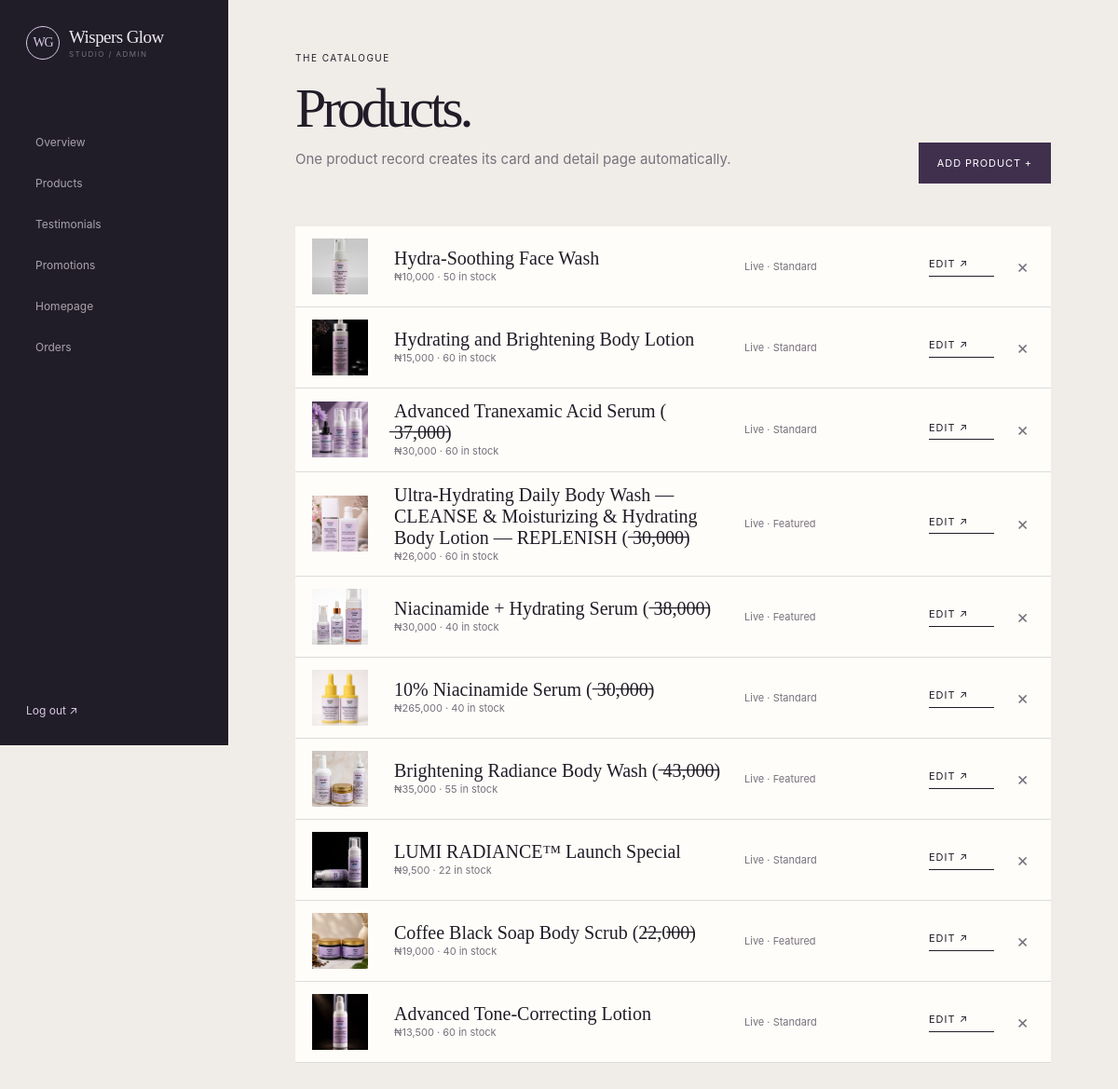
The app's page /admin/products (signed in) with its own data.
### app/models.py (models this page shows, shortened)
class Product(db.Model):
    id = db.Column(db.Integer, primary_key=True)
    slug = db.Column(db.String(180), unique=True, nullable=False)
    name = db.Column(db.String(160), nullable=False)
    price = db.Column(db.Numeric(12, 2), nullable=False, default=0)
    stock = db.Column(db.Integer, nullable=False, default=0)
    main_image = db.Column(db.String(255), nullable=False)
    before_image = db.Column(db.String(255))
    after_image = db.Column(db.String(255))
    short_description = db.Column(db.String(300), nullable=False)
    full_description = db.Column(db.Text, nullable=False)
    benefits = db.Column(db.Text, default="[]")
    how_to_use = db.Column(db.Text)
    featured = db.Column(db.Boolean, default=False)
    published = db.Column(db.Boolean, default=True)
    promotion_enabled = db.Column(db.Boolean, default=False)
    promotion_text = db.Column(db.String(255))
    free_gift = db.Column(db.String(160))
    created_at = db.Column(db.DateTime, default=datetime.utcnow)
    updated_at = db.Column(db.DateTime, default=datetime.utcnow, onupdate=datetime.utcnow)

### app/admin.py (the view, shortened to what this page needs)
@admin_bp.route("/products", methods=["GET", "POST"])
@admin_required
def products():
    return render_template("admin/products.html", products=Product.query.order_by(Product.created_at.desc()).all(), csrf_token=csrf_token())

### app/__init__.py (called while the page is built)
def _cart():
    from flask import session
    return {str(key): int(value) for key, value in session.get("cart", {}).items()}

### app/models.py (called while the page is built)
    def as_dict(self):
        return {
            "hero_title": self.hero_title,
            "hero_subtitle": self.hero_subtitle,
            "hero_eyebrow": self.hero_eyebrow,
            "hero_button": self.hero_button,
            "hero_image": self.hero_image,
            "delivery_enabled": self.delivery_enabled,
            "delivery_text": self.delivery_text,
            "before_title": self.before_title,
            "before_description": self.before_description,
            "before_image": self.before_image,
            "after_image": self.after_image,
            "about_title": self.about_title,
            "about_body": self.about_body,
            "whatsapp_number": self.whatsapp_number,
        }

### app/utils.py (called while the page is built)
def csrf_token():
    if "csrf_token" not in session:
        session["csrf_token"] = secrets.token_urlsafe(24)
    return session["csrf_token"]

def admin_required(view):
    @wraps(view)
    def wrapped(*args, **kwargs):
        if not session.get("admin_id"):
            return redirect(url_for("auth.login", next=request.path))
        return view(*args, **kwargs)
    return wrapped

### app/templates/admin/products.html
{% extends "admin/base.html" %}{% block title %}Products — Studio{% endblock %}{% block content %}<div class="admin-header"><div><span class="section-index">THE CATALOGUE</span><h1>Products.</h1><p>One product record creates its card and detail page automatically.</p></div><a class="button button-dark" href="{{ url_for('admin.product_new') }}">Add product +</a></div><div class="admin-table">{% for product in products %}<div class="admin-row"><img src="{{ url_for('static', filename=product.main_image) }}" alt=""><div><strong>{{ product.name }}</strong><small>{{ product.price|money }} · {{ product.stock }} in stock</small></div><span class="status">{{ 'Live' if product.published else 'Draft' }} · {{ 'Featured' if product.featured else 'Standard' }}</span><a class="text-link" href="{{ url_for('admin.product_edit', product_id=product.id) }}">Edit ↗</a><form method="post" action="{{ url_for('admin.product_delete', product_id=product.id) }}"><input type="hidden" name="csrf_token" value="{{ csrf_token }}"><button class="remove-button" onclick="return confirm('Remove this product?')">×</button></form></div>{% else %}<p>No products yet.</p>{% endfor %}</div>{% endblock %}

### app/templates/admin/base.html (shortened to what this page needs)
<!doctype html><html lang="en"><head><link rel="stylesheet" href="{{ url_for('static', filename='css/style.css') }}"></head><body class="admin-body"><aside class="admin-sidebar"><a class="brand admin-brand" href="{{ url_for('main.home') }}"><span class="brand-mark">WG</span><span><strong>Wispers Glow</strong><small>STUDIO / ADMIN</small></span></a><nav><a href="{{ url_for('admin.dashboard') }}">Overview</a><a href="{{ url_for('admin.products') }}">Products</a><a href="{{ url_for('admin.testimonials') }}">Testimonials</a><a href="{{ url_for('admin.promotions') }}">Promotions</a><a href="{{ url_for('admin.homepage') }}">Homepage</a><a href="{{ url_for('admin.orders') }}">Orders</a></nav><a class="logout-link" href="{{ url_for('auth.logout') }}">Log out ↗</a></aside><main class="admin-main">{% block content %}{% endblock %}</main></body></html>

### app/static/css/style.css (style rules this page uses)
:root { --ink:#201d28;--muted:#77717d;--paper:#f7f4ef;--white:#fffdf9;--lilac:#d8c8e8; --plum:#40304e;--line:rgba(32,29,40,.15);--acid:#b4d1bd;--serif:Georgia,"Times New Roman",serif; --sans:Inter,ui-sans-serif,system-ui,-apple-system,BlinkMacSystemFont,"Segoe UI",sans-serif; }
* { box-sizing:border-box }
html { scroll-behavior:smooth }
body { margin:0;color:var(--ink);background:var(--paper);font-family:var(--sans);font-size:15px;line-height:1.5 }
a { color:inherit;text-decoration:none }
button,input,textarea { font:inherit }
button { cursor:pointer }
img { display:block;max-width:100% }
.eyebrow,.section-index,.footer-label { font-size:10px;letter-spacing:.15em;text-transform:uppercase }
.brand { display:flex;align-items:center;gap:10px }
.brand-mark { width:36px;height:36px;border:1px solid var(--plum);border-radius:50%;display:grid;place-items:center;font:14px var(--serif);letter-spacing:-.08em }
.brand strong,.brand small { display:block }
.brand strong { font:19px var(--serif);letter-spacing:-.03em }
.brand small { font-size:8px;letter-spacing:.18em;margin-top:1px;color:var(--muted) }
.button { border:0;display:inline-flex;gap:18px;align-items:center;justify-content:center;padding:14px 20px;font-size:11px;letter-spacing:.08em;text-transform:uppercase;transition:transform .2s,background .2s }
.button-dark { background:var(--plum);color:#fff }
.text-link { font-size:11px;text-transform:uppercase;letter-spacing:.09em;border-bottom:1px solid currentColor;padding-bottom:4px;background:none;border-top:0;border-left:0;border-right:0 }
.remove-button { border:0;background:none;font-size:20px;color:var(--muted) }
.admin-body { background:#f0ede8;display:grid;grid-template-columns:245px 1fr;min-height:100vh }
.admin-sidebar { background:var(--ink);color:#eee8f1;padding:28px;display:flex;flex-direction:column;position:sticky;top:0;height:100vh }
.admin-brand { margin-bottom:70px }
.admin-sidebar .brand-mark { border-color:var(--lilac);color:var(--lilac) }
.admin-sidebar nav { display:grid;gap:6px }
.admin-sidebar nav a { padding:10px;color:#aaa2ae;font-size:12px }
.logout-link { margin-top:auto;color:var(--lilac);font-size:12px }
.admin-main { padding:50px min(6vw,80px) }
.admin-header { display:flex;justify-content:space-between;align-items:end;margin-bottom:46px }
.admin-header h1 { font:clamp(44px,5vw,72px)/.95 var(--serif);letter-spacing:-.07em;margin:15px 0 }
.admin-header p { color:var(--muted) }
.admin-table { background:var(--white) }
.admin-row { display:grid;grid-template-columns:70px 1fr 180px 70px 25px;align-items:center;gap:18px;padding:13px 18px;border-bottom:1px solid var(--line) }
.admin-row img { width:60px;height:60px;object-fit:cover;background:var(--lilac) }
.admin-row strong,.admin-row small { display:block }
.admin-row strong { font:20px var(--serif) }
.admin-row small,.admin-row p,.status { font-size:11px;color:var(--muted) }

### records on screen
Product: main_image (picture), name "Hydra-Soothing Face Wash", price "₦10,000", stock "50", published "Live", featured "Standard"
Product: main_image (picture), name "Hydrating and Brightening Body Lotion", price "₦15,000", stock "60", published "Live", featured "Standard"
Product: main_image (picture), name "Advanced Tranexamic Acid Serum ( ̶3̶7̶,̶0̶0̶0̶)", price "₦30,000", stock "60", published "Live", featured "Standard"
Product: main_image (picture), name "Ultra-Hydrating Daily Body Wash — CLEANSE & Moisturizing & Hydrating Body Lotion — REPLENISH ( ̶3̶0̶,̶0̶0̶0̶)", price "₦26,000", stock "60", published "Live", featured "Featured"
Product: main_image (picture), name "Niacinamide + Hydrating Serum ( ̶3̶8̶,̶0̶0̶0̶)", price "₦30,000", stock "40", published "Live", featured "Featured"
Product: main_image (picture), name "10% Niacinamide Serum ( ̶3̶0,̶0̶0̶0̶)", price "₦265,000", stock "40", published "Live", featured "Standard"
Product: main_image (picture), name "Brightening Radiance Body Wash ( ̶4̶3̶,̶0̶0̶0̶)", price "₦35,000", stock "55", published "Live", featured "Featured"
Product: main_image (picture), name "LUMI RADIANCE™ Launch Special", price "₦9,500", stock "22", published "Live", featured "Standard"
Product: main_image (picture), name "Coffee Black Soap Body Scrub (2̶2̶,0̶0̶0̶)", price "₦19,000", stock "40", published "Live", featured "Featured"
Product: main_image (picture), name "Advanced Tone-Correcting Lotion", price "₦13,500", stock "60", published "Live", featured "Standard"
